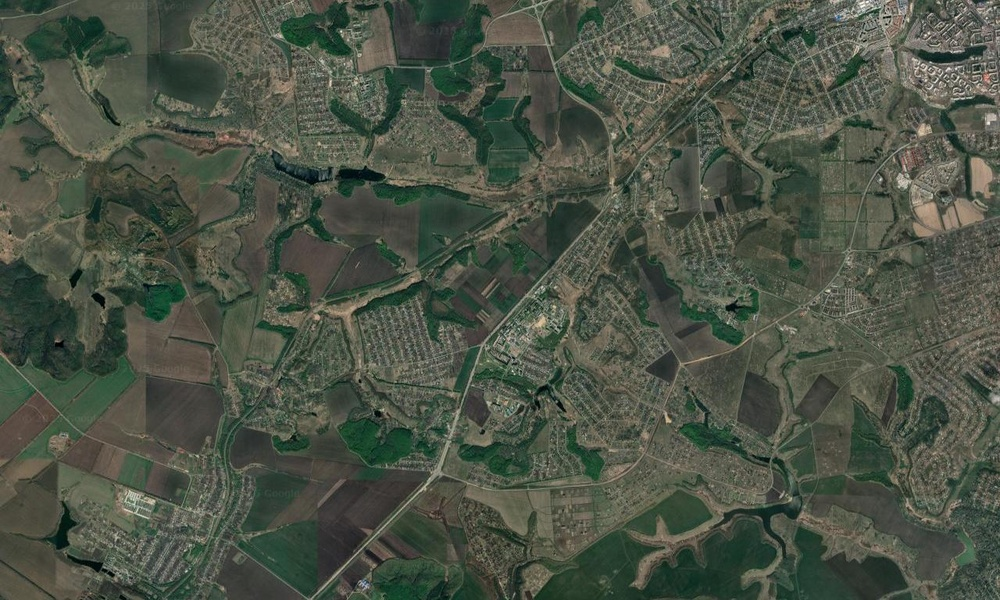
#> input picture data/images/test.jpg, 1000 x 600 px, shrunk from 1280 x 768 before the run
$ python -i fft_analysis.py   (imports and definitions only)
#> lines starting #> are read from the running program, lines starting #| are printed output that depends on the picture
#> further down, picture is the input picture: shape (600, 1000, 3); mean B, G, R 69.4, 82.9, 75.4
import numpy as np  # type: ignore
import cv2  # type: ignore
import sys
# Устанавливаем кодировку UTF-8 для вывода
# [2 lines not run here, left out]


def perform_fft(image):
    """Выполняет преобразование Фурье и возвращает спектр мощности."""
    if len(image.shape) > 2:
        gray = cv2.cvtColor(image, cv2.COLOR_BGR2GRAY)
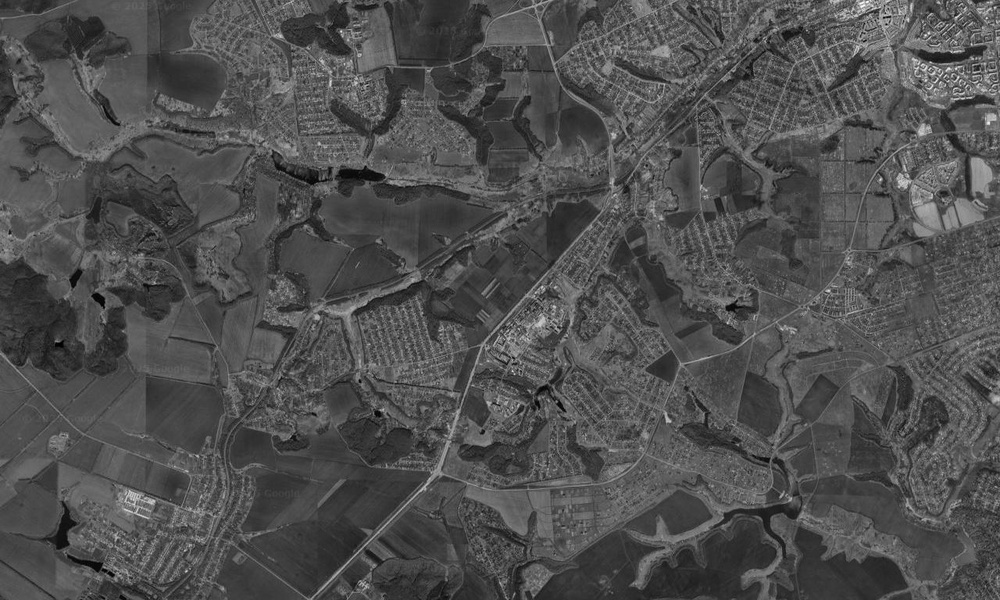
#> gray: shape (600, 1000); min 0, max 255, mean 79.1
    else:
        gray = image

    # Преобразуем в 8-битное изображение (uint8), если это необходимо
    if gray.dtype != np.uint8:
        gray = cv2.normalize(gray, None, 0, 255, cv2.NORM_MINMAX).astype(np.uint8)

    f = np.fft.fft2(gray)
    fshift = np.fft.fftshift(f)
    magnitude_spectrum = 20 * np.log(np.abs(fshift))  # Спектр мощности
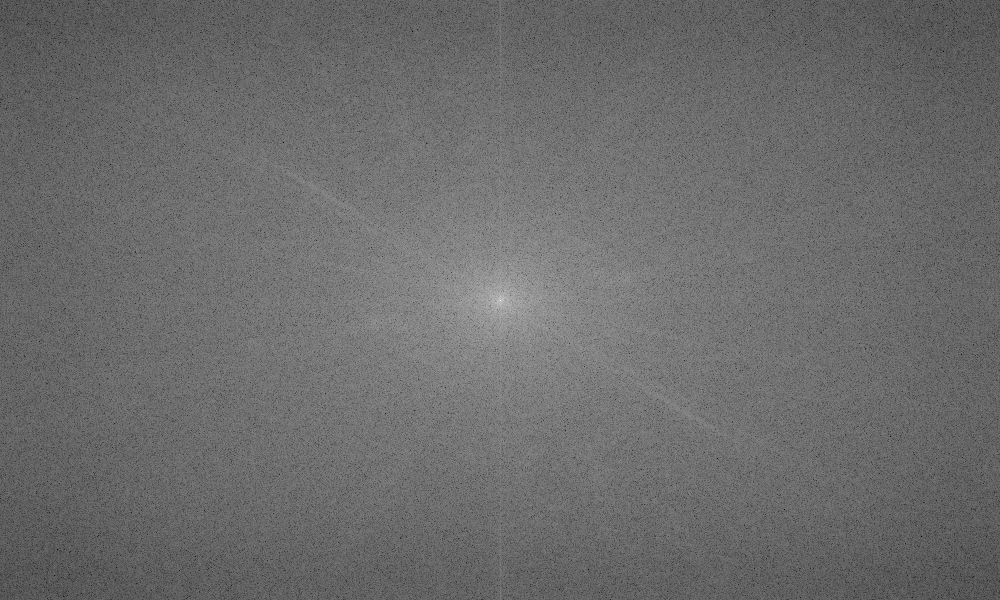
#> magnitude_spectrum: shape (600, 1000) float64; min 41.21, max 353.5, mean 173.7; drawn with min black and max white

    # Отладочный вывод полного спектра Фурье
    print("Полный спектр Фурье (массив):")
    print(magnitude_spectrum)
#> (printed output is left out)

    # Извлечение признаков
    mean = np.mean(magnitude_spectrum)
#> mean = 173.7
    std = np.std(magnitude_spectrum)
#> std = 18.88

    height, width = magnitude_spectrum.shape
#> height = 600; width = 1000
    center_x, center_y = width // 2, height // 2
#> center_x = 500; center_y = 300

    energy_q1 = np.sum(magnitude_spectrum[:center_y, :center_x])
#> energy_q1 = 26113194.3
    energy_q2 = np.sum(magnitude_spectrum[:center_y, center_x:])
#> energy_q2 = 25987842.1
    energy_q3 = np.sum(magnitude_spectrum[center_y:, :center_x])
#> energy_q3 = 25991778.7
    energy_q4 = np.sum(magnitude_spectrum[center_y:, center_x:])
#> energy_q4 = 26142919

    features = [mean, std, energy_q1, energy_q2, energy_q3, energy_q4]
#> features = [173.7, 18.88, 26113194.3, 25987842.1, 25991778.7, 26142919]
    return np.array(features)

>>> import cv2
>>> picture = cv2.imread('../data/images/test.jpg')
>>> result = perform_fft(picture)
#> result has the same summary as features in perform_fft
